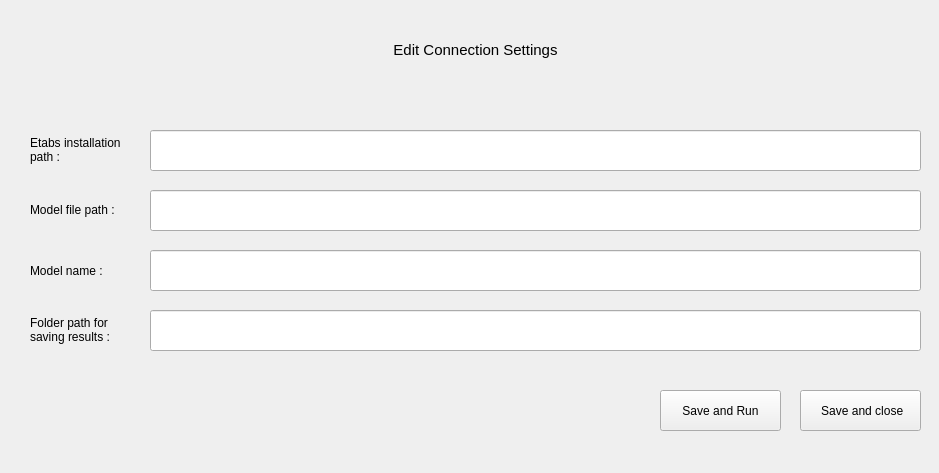
<?xml version="1.0" encoding="UTF-8"?>
<ui version="4.0">
 <class>Form</class>
 <widget class="QWidget" name="Form">
  <property name="geometry">
   <rect>
    <x>0</x>
    <y>0</y>
    <width>939</width>
    <height>473</height>
   </rect>
  </property>
  <property name="windowTitle">
   <string>Connection Settings</string>
  </property>
  <property name="windowIcon">
   <iconset theme="QIcon::ThemeIcon::DocumentProperties"/>
  </property>
  <widget class="QLabel" name="label">
   <property name="geometry">
    <rect>
     <x>370</x>
     <y>10</y>
     <width>211</width>
     <height>81</height>
    </rect>
   </property>
   <property name="text">
    <string>&lt;html&gt;&lt;head/&gt;&lt;body&gt;&lt;p align=&quot;center&quot;&gt;&lt;span style=&quot; font-size:11pt;&quot;&gt;Edit Connection Settings&lt;/span&gt;&lt;/p&gt;&lt;/body&gt;&lt;/html&gt;</string>
   </property>
  </widget>
  <widget class="QLabel" name="label_2">
   <property name="geometry">
    <rect>
     <x>30</x>
     <y>130</y>
     <width>121</width>
     <height>41</height>
    </rect>
   </property>
   <property name="text">
    <string>&lt;html&gt;&lt;head/&gt;&lt;body&gt;&lt;p&gt;Etabs installation&lt;br/&gt;path :&lt;/p&gt;&lt;/body&gt;&lt;/html&gt;</string>
   </property>
  </widget>
  <widget class="QLabel" name="label_3">
   <property name="geometry">
    <rect>
     <x>30</x>
     <y>190</y>
     <width>121</width>
     <height>41</height>
    </rect>
   </property>
   <property name="text">
    <string>&lt;html&gt;&lt;head/&gt;&lt;body&gt;&lt;p&gt;Model file path :&lt;/p&gt;&lt;/body&gt;&lt;/html&gt;</string>
   </property>
  </widget>
  <widget class="QLabel" name="label_4">
   <property name="geometry">
    <rect>
     <x>30</x>
     <y>250</y>
     <width>121</width>
     <height>41</height>
    </rect>
   </property>
   <property name="text">
    <string>Model name :</string>
   </property>
  </widget>
  <widget class="QLabel" name="label_5">
   <property name="geometry">
    <rect>
     <x>30</x>
     <y>310</y>
     <width>121</width>
     <height>41</height>
    </rect>
   </property>
   <property name="text">
    <string>&lt;html&gt;&lt;head/&gt;&lt;body&gt;&lt;p&gt;Folder path for&lt;br/&gt;saving results :&lt;/p&gt;&lt;/body&gt;&lt;/html&gt;</string>
   </property>
  </widget>
  <widget class="QLineEdit" name="lineEditEtabsPath">
   <property name="geometry">
    <rect>
     <x>150</x>
     <y>130</y>
     <width>771</width>
     <height>41</height>
    </rect>
   </property>
   <property name="text">
    <string/>
   </property>
  </widget>
  <widget class="QLineEdit" name="lineEditModelPath">
   <property name="geometry">
    <rect>
     <x>150</x>
     <y>190</y>
     <width>771</width>
     <height>41</height>
    </rect>
   </property>
   <property name="text">
    <string/>
   </property>
  </widget>
  <widget class="QLineEdit" name="lineEditModeNane">
   <property name="geometry">
    <rect>
     <x>150</x>
     <y>250</y>
     <width>771</width>
     <height>41</height>
    </rect>
   </property>
   <property name="text">
    <string/>
   </property>
  </widget>
  <widget class="QLineEdit" name="lineEditSavePath">
   <property name="geometry">
    <rect>
     <x>150</x>
     <y>310</y>
     <width>771</width>
     <height>41</height>
    </rect>
   </property>
   <property name="text">
    <string/>
   </property>
  </widget>
  <widget class="QPushButton" name="closeButton">
   <property name="geometry">
    <rect>
     <x>800</x>
     <y>390</y>
     <width>121</width>
     <height>41</height>
    </rect>
   </property>
   <property name="text">
    <string> Save and close</string>
   </property>
  </widget>
  <widget class="QPushButton" name="runButton">
   <property name="geometry">
    <rect>
     <x>660</x>
     <y>390</y>
     <width>121</width>
     <height>41</height>
    </rect>
   </property>
   <property name="text">
    <string>Save and Run</string>
   </property>
  </widget>
 </widget>
 <resources/>
 <connections/>
</ui>
